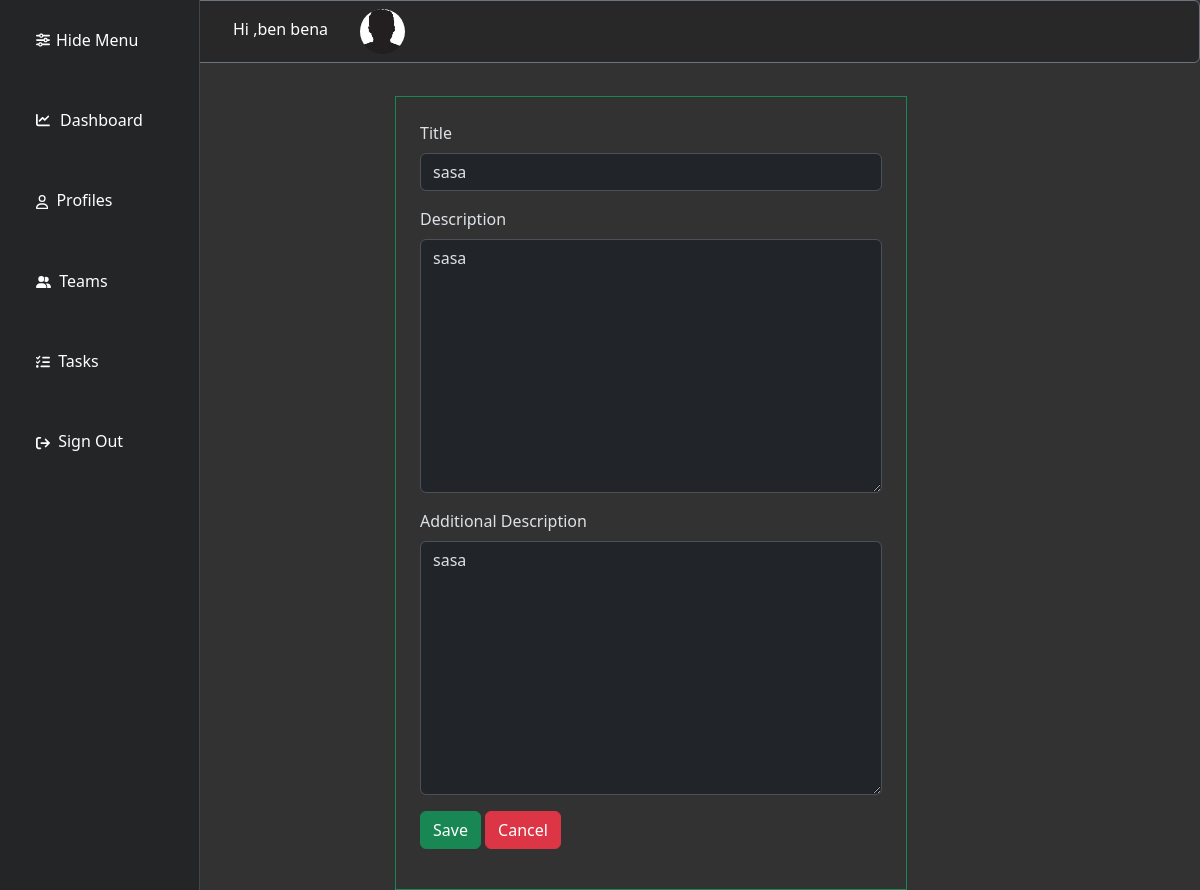
The page /edit-task/2 (signed in) on the database its author committed.
### user/models.py (models this page shows, shortened)
class Employer(models.Model):
    user = models.OneToOneField(User,on_delete=models.CASCADE)
    first_name = models.CharField(max_length=50,blank=False)
    last_name = models.CharField(max_length=50,blank=False)
    email = models.EmailField()
    phone = models.CharField(max_length=50)
    created_at = models.DateTimeField(auto_now=True)
    profile_pic = models.ImageField(default='profile_pics/profile_picture.jpeg',upload_to='profile_pics')
    job_position = models.ForeignKey("Department",blank=True,null=True,on_delete=models.SET_NULL)
    lead = models.ManyToManyField(Lead)
    task = models.ManyToManyField(Task)
    graph_permission = models.ManyToManyField(GraphPermission)

### tasks/models.py (models this page shows, shortened)
class Task(models.Model):
    title = models.CharField(max_length=50)
    description = models.TextField(max_length=350)
    additional_description = models.TextField(max_length=350,blank=True,null=True)
    created_at = models.DateTimeField(auto_now_add=True)
    completed = models.BooleanField(default=False)

### tasks/views.py (the view)
# urls.py: path('edit-task/<int:ID>',tasks_view.Edit_Task,name='edit_task'),
@login_required
def Edit_Task(request,ID):
    task_id = Task.objects.get(id=ID)
    form = EditTaskForm(instance=task_id)
    if request.method == "POST":
        form = EditTaskForm(request.POST,instance=task_id)
        if form.is_valid():
            form.save()
            return redirect("tasks")
    context = {"edit_task_form":form,"task_data":task_id}
    return render(request,"code/edit_task.html",context)

### tasks/forms.py
class EditTaskForm(forms.ModelForm):
    class Meta:
        model = Task
        fields = ["title", "description","additional_description"]
        labels = {'title': "Title", "content": "Content","additional_description":"Additional Description"}

### tasks/templates/code/edit_task.html (shortened to what this page needs)
{% extends 'code/base.html' %}{% block content %}{% load widget_tweaks %}
<div class="container-sm mt-5 p-4 border border-success" style="width: 32rem">
  <form method="POST" class="form-group">
    <div class="mb-3">
      <label for="title" class="form-label">Title</label>
      {% render_field edit_task_form.title type="text" id="title" value=task_data.title class="form-control" %}
    </div>
    <div class="mb-3">
      <label for="{{edit_task_form.id}}" class="form-label">Description</label>
      {% render_field edit_task_form.description type="text" id=edit_task_form.id placeholder=task_data.description class="form-control" %}
    </div>
    <div class="mb-3">
      <label for="{{edit_task_form.id}}" class="form-label">Additional Description</label>
      {% render_field edit_task_form.additional_description type="text" id=edit_task_form.id placeholder=task_data.additional_description class="form-control" %}
    </div>
    <button class="btn btn-success" id="liveAlertPlaceholder" type="submit" name="test" value="test" >Save</button>
    <a class="btn btn-danger" href='/tasks' type="submit">Cancel</a>
  </form>
</div>
{% endblock content %}

### templates/code/base.html (shortened to what this page needs)
{% load static %}
<html lang="en" data-bs-theme="dark">
  <head>
    <link
      href="https://cdn.jsdelivr.net/npm/bootstrap@5.3.1/dist/css/bootstrap.min.css"
      rel="stylesheet"
    />
  </head>
<body style="background:#323232">
<div class="position-fixed w-100" style="z-index: 1000;">
  <div class="border border-secondary rounded border-1" style="background:#282828">
    <div class="" style="margin-left:14rem">
      <nav class="navbar navbar-expand-lg ">
        <div class="container-start" style="background:#282828">
          <div class="navbar-nav">
            <div class="row">
              <div class="col-auto align-bottom">
                <a class="nav-link active" href="#">Hi {{request.user.employer.user_name}},{{request.user.employer.last_name}}</a>
              </div>
              <div class="col">
                <img src="/media/{{ request.user.employer.profile_pic }}" style="width:45px;height:45px;margin-right:8rem"  class="rounded-circle" alt="...">
              </div>
            </div>
          </div>
        </div>
      </nav>
    </div>
  </div>
</div>
<div class="row">
<div class="col-2">
<div class="offcanvas offcanvas-start show" id="big_off_canvas" data-bs-scroll="true" data-bs-backdrop="false" style="width:200px; background:#242526; " tabindex="-1" aria-labelledby="offcanvasLabel">
  <div class="offcanvas-body">
<div class="container ">
    <div class="col m-2 fw-light fs-6">
<ul class="navbar-nav navbar-toggler">
        <li class="nav-item">
          <a class="nav-link
                    close_big_navbar
                    icon-link
                    link-body-emphasis
                    link-offset-2
                    link-underline
                    link-opacity-25-hover mb-5" data-bs-dismiss="offcanvas"  aria-current="page" href="">
                    Hide Menu
                    </a>
        </li>
        <li class="nav-item">
          <a class="nav-link
                    icon-link
                    link-body-emphasis
                    link-offset-2
                    link-underline
                    link-opacity-25-hover mb-5" aria-current="page" href="/dashboard">
                    Dashboard</a>
        </li>
        <li class="nav-item">
          <a class="nav-link
                    link-body-emphasis
                    link-offset-2
                    link-underline
                    link-opacity-25-hover mb-5" href="/profile">
                    Profiles</a>
        </li>
        <li class="nav-item">
          <a class="nav-link
                    link-body-emphasis
                    link-offset-2 link-underline
                    link-opacity-25-hover mb-5" href="teams">
                    Teams</a>
        </li>
        <li class="nav-item">
          <a class="nav-link
                    link-body-emphasis
                    link-offset-2
                    link-underline
                    link-opacity-25-hover mb-5" href="tasks">
                    Tasks</a>
        </li>
        <li class="nav-item">
          <a class="nav-link
                    link-body-emphasis
                    link-offset-2
                    link-underline
                    link-opacity-25-hover mb-5"
                    href="/logout"
                    aria-disabled="true">
                    Sign Out</a>
        </li>
      </ul>
    </div>
</div>
  </div>
</div>
</div>
<div class="col-9 mt-5">
    {% block content %}
    {% endblock content %}
</div>
</div>
  </body>
  </html>

### templates/code/base.html (style rules this page uses)
svg { fill:#ffffff }

### rows shown on the page
Task: title "sasa", description "sasa", additional_description "sasa"

### other values the page prints
{{ request.user.employer.last_name }} "ben bena"
